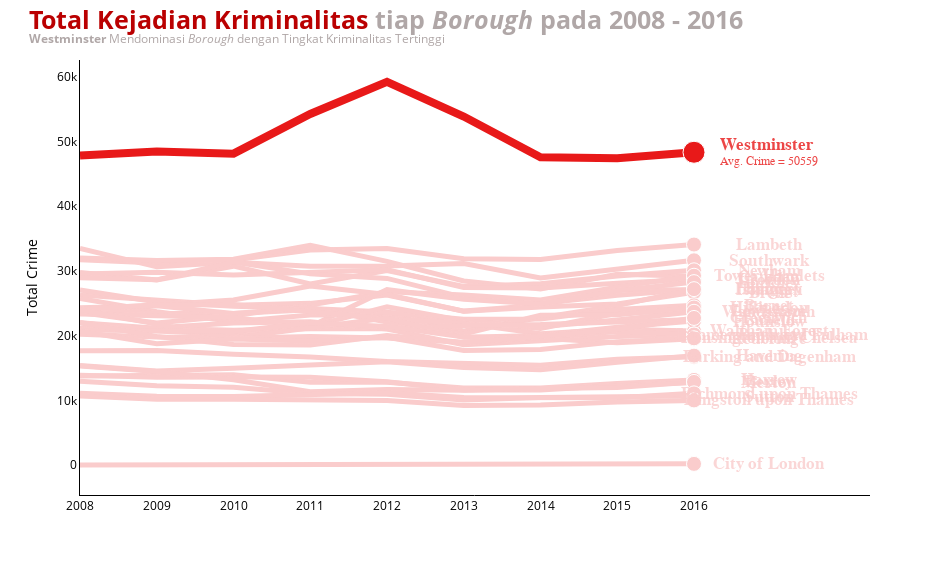

The code cell stored with this chart in its notebook:
### Code cell
# Definisikan warna garis
pick_color = ['#e81919'] + ['#facccc'] * (end_of_data.shape[0] - 1)

# Buat grafik line dasar
fig = px.line(
    total_crime_per_borough,
    x = 'year',
    y = 'total_crime',
    color = 'name',
    color_discrete_sequence = pick_color,
    hover_data = ['name']
)
# Edit Hover Template
fig.update_traces(
    hovertemplate = '%{customdata[0]}<br>%{x}<br><sup>Total Crime = %{y}</sup>',
    hoverlabel = dict(
        bgcolor = 'white',
        font = dict(
            size = 14,
            color = '#D19C4B'
        )
    )
)

# Definisikan tebal garis
tebal_garis = [8] + [5] * (end_of_data.shape[0] - 1)

# Penebalan Garis yang ingin di highlight
for trace, width in zip(fig.data, tebal_garis):
    if isinstance(trace, go.Scatter):
        trace.line.width = width
        
# Menambahkan titik diujung grafik
fig.add_trace(
    go.Scatter(
        x = end_of_data['year'],
        y = end_of_data['total_crime'],
        mode = 'markers',
        marker = dict(
            size =  [22] + [15] * (end_of_data.shape[0] - 1),
            color = pick_color,
            opacity = 1,
        ),
        text = end_of_data['name'],
        hovertemplate = "%{text}<br>%{x}<br><sup>Total Crime = %{y}</sup>"
    )
)

# Tambahkan annotation
for i in end_of_data['ranking']:
    if(i == end_of_data['ranking'].min()):
        teks = f"<b>{end_of_data[end_of_data['ranking'] == i]['name'].values[0]}</b><br><sup>Avg. Crime = {end_of_data[end_of_data['ranking'] == i]['avg_total_crime'].values[0]}</sup>"
    else:
        teks = f"<b>{end_of_data[end_of_data['ranking'] == i]['name'].values[0]}</b><br>"
    x = end_of_data[end_of_data['ranking'] == i]['year'].values[0]
    y = end_of_data[end_of_data['ranking'] == i]['avg_total_crime'].values[0]
    #"""
    fig.add_annotation(
        x = 8,
        y = end_of_data[end_of_data['ranking'] == i]['total_crime'].values[0],
        text = teks,
        showarrow = False,
        font = dict(
            size = 17,
            color = pick_color[i-1],
            family = "sans serif"
        ),
        align = 'left',
        xshift = 75,
        yshift = 0,
        opacity = 0.8
    )
    #"""
    
fig.update_layout(
    width = 950,
    height = 575,
    showlegend = False,
    plot_bgcolor = 'rgba(0, 0, 0, 0)',
    yaxis = dict(
        title = 'Total Crime',
        showline = True,
        linewidth = 1,
        color = '#000000',
        linecolor = '#000000'
    ),
    xaxis = dict(
        title = '',
        showline = True,
        linewidth = 1,
        color = '#000000',
        linecolor = '#000000'
    ),
    title = dict(
        text = '<b><span style="color:#BA0001">Total Kejadian Kriminalitas</span> tiap <i>Borough</i> pada 2008 - 2016</b><br><sup><sup><b>Westminster</b> Mendominasi <i>Borough</i> dengan Tingkat Kriminalitas Tertinggi</sup></sup>',
        font = dict(
            size = 25,
            color = '#B0A7A7'
        ),
        y = 0.95,
        x = 0.03
    )
)

fig.show()

### Figure 1 — Plotly figure (JSON) as saved in the notebook; plotly's stock layout.template omitted (floating-point values rounded to 4 significant figures)
{"data": [{"customdata": [["Westminster"], ["Westminster"], ["Westminster"], ["Westminster"], ["Westminster"], ["Westminster"], ["Westminster"], ["Westminster"], ["Westminster"]], "hoverlabel": {"bgcolor": "white", "font": {"color": "#D19C4B", "size": 14}}, "hovertemplate": "%{customdata[0]}<br>%{x}<br><sup>Total Crime = %{y}</sup>", "legendgroup": "Westminster", "line": {"color": "#e81919", "dash": "solid", "width": 8}, "marker": {"symbol": "circle"}, "mode": "lines", "name": "Westminster", "orientation": "v", "showlegend": true, "type": "scatter", "x": ["2008", "2009", "2010", "2011", "2012", "2013", "2014", "2015", "2016"], "xaxis": "x", "y": [47846, 48456, 48116, 54243, 59226, 53852, 47564, 47395, 48330], "yaxis": "y"}, {"customdata": [["Lambeth"], ["Lambeth"], ["Lambeth"], ["Lambeth"], ["Lambeth"], ["Lambeth"], ["Lambeth"], ["Lambeth"], ["Lambeth"]], "hoverlabel": {"bgcolor": "white", "font": {"color": "#D19C4B", "size": 14}}, "hovertemplate": "%{customdata[0]}<br>%{x}<br><sup>Total Crime = %{y}</sup>", "legendgroup": "Lambeth", "line": {"color": "#facccc", "dash": "solid", "width": 5}, "marker": {"symbol": "circle"}, "mode": "lines", "name": "Lambeth", "orientation": "v", "showlegend": true, "type": "scatter", "x": ["2008", "2009", "2010", "2011", "2012", "2013", "2014", "2015", "2016"], "xaxis": "x", "y": [31717, 31225, 31671, 33224, 33473, 31868, 31765, 33164, 34071], "yaxis": "y"}, {"customdata": [["Southwark"], ["Southwark"], ["Southwark"], ["Southwark"], ["Southwark"], ["Southwark"], ["Southwark"], ["Southwark"], ["Southwark"]], "hoverlabel": {"bgcolor": "white", "font": {"color": "#D19C4B", "size": 14}}, "hovertemplate": "%{customdata[0]}<br>%{x}<br><sup>Total Crime = %{y}</sup>", "legendgroup": "Southwark", "line": {"color": "#facccc", "dash": "solid", "width": 5}, "marker": {"symbol": "circle"}, "mode": "lines", "name": "Southwark", "orientation": "v", "showlegend": true, "type": "scatter", "x": ["2008", "2009", "2010", "2011", "2012", "2013", "2014", "2015", "2016"], "xaxis": "x", "y": [33470, 30623, 31320, 30723, 30737, 31128, 28912, 30260, 31636], "yaxis": "y"}, {"customdata": [["Camden"], ["Camden"], ["Camden"], ["Camden"], ["Camden"], ["Camden"], ["Camden"], ["Camden"], ["Camden"]], "hoverlabel": {"bgcolor": "white", "font": {"color": "#D19C4B", "size": 14}}, "hovertemplate": "%{customdata[0]}<br>%{x}<br><sup>Total Crime = %{y}</sup>", "legendgroup": "Camden", "line": {"color": "#facccc", "dash": "solid", "width": 5}, "marker": {"symbol": "circle"}, "mode": "lines", "name": "Camden", "orientation": "v", "showlegend": true, "type": "scatter", "x": ["2008", "2009", "2010", "2011", "2012", "2013", "2014", "2015", "2016"], "xaxis": "x", "y": [32010, 31612, 31804, 33956, 31472, 28435, 27198, 29477, 29183], "yaxis": "y"}, {"customdata": [["Newham"], ["Newham"], ["Newham"], ["Newham"], ["Newham"], ["Newham"], ["Newham"], ["Newham"], ["Newham"]], "hoverlabel": {"bgcolor": "white", "font": {"color": "#D19C4B", "size": 14}}, "hovertemplate": "%{customdata[0]}<br>%{x}<br><sup>Total Crime = %{y}</sup>", "legendgroup": "Newham", "line": {"color": "#facccc", "dash": "solid", "width": 5}, "marker": {"symbol": "circle"}, "mode": "lines", "name": "Newham", "orientation": "v", "showlegend": true, "type": "scatter", "x": ["2008", "2009", "2010", "2011", "2012", "2013", "2014", "2015", "2016"], "xaxis": "x", "y": [29752, 28610, 30728, 27978, 30067, 27577, 28005, 29217, 30090], "yaxis": "y"}, {"customdata": [["Croydon"], ["Croydon"], ["Croydon"], ["Croydon"], ["Croydon"], ["Croydon"], ["Croydon"], ["Croydon"], ["Croydon"]], "hoverlabel": {"bgcolor": "white", "font": {"color": "#D19C4B", "size": 14}}, "hovertemplate": "%{customdata[0]}<br>%{x}<br><sup>Total Crime = %{y}</sup>", "legendgroup": "Croydon", "line": {"color": "#facccc", "dash": "solid", "width": 5}, "marker": {"symbol": "circle"}, "mode": "lines", "name": "Croydon", "orientation": "v", "showlegend": true, "type": "scatter", "x": ["2008", "2009", "2010", "2011", "2012", "2013", "2014", "2015", "2016"], "xaxis": "x", "y": [29516, 29784, 29373, 29830, 30189, 27444, 27357, 28089, 28712], "yaxis": "y"}, {"customdata": [["Ealing"], ["Ealing"], ["Ealing"], ["Ealing"], ["Ealing"], ["Ealing"], ["Ealing"], ["Ealing"], ["Ealing"]], "hoverlabel": {"bgcolor": "white", "font": {"color": "#D19C4B", "size": 14}}, "hovertemplate": "%{customdata[0]}<br>%{x}<br><sup>Total Crime = %{y}</sup>", "legendgroup": "Ealing", "line": {"color": "#facccc", "dash": "solid", "width": 5}, "marker": {"symbol": "circle"}, "mode": "lines", "name": "Ealing", "orientation": "v", "showlegend": true, "type": "scatter", "x": ["2008", "2009", "2010", "2011", "2012", "2013", "2014", "2015", "2016"], "xaxis": "x", "y": [28947, 28617, 31360, 29537, 28832, 25917, 24978, 26247, 27127], "yaxis": "y"}, {"customdata": [["Islington"], ["Islington"], ["Islington"], ["Islington"], ["Islington"], ["Islington"], ["Islington"], ["Islington"], ["Islington"]], "hoverlabel": {"bgcolor": "white", "font": {"color": "#D19C4B", "size": 14}}, "hovertemplate": "%{customdata[0]}<br>%{x}<br><sup>Total Crime = %{y}</sup>", "legendgroup": "Islington", "line": {"color": "#facccc", "dash": "solid", "width": 5}, "marker": {"symbol": "circle"}, "mode": "lines", "name": "Islington", "orientation": "v", "showlegend": true, "type": "scatter", "x": ["2008", "2009", "2010", "2011", "2012", "2013", "2014", "2015", "2016"], "xaxis": "x", "y": [26273, 25485, 24693, 24980, 26268, 23784, 24679, 27032, 27092], "yaxis": "y"}, {"customdata": [["Tower Hamlets"], ["Tower Hamlets"], ["Tower Hamlets"], ["Tower Hamlets"], ["Tower Hamlets"], ["Tower Hamlets"], ["Tower Hamlets"], ["Tower Hamlets"], ["Tower Hamlets"]], "hoverlabel": {"bgcolor": "white", "font": {"color": "#D19C4B", "size": 14}}, "hovertemplate": "%{customdata[0]}<br>%{x}<br><sup>Total Crime = %{y}</sup>", "legendgroup": "Tower Hamlets", "line": {"color": "#facccc", "dash": "solid", "width": 5}, "marker": {"symbol": "circle"}, "mode": "lines", "name": "Tower Hamlets", "orientation": "v", "showlegend": true, "type": "scatter", "x": ["2008", "2009", "2010", "2011", "2012", "2013", "2014", "2015", "2016"], "xaxis": "x", "y": [23578, 21959, 23072, 24712, 26784, 26258, 25504, 27493, 29253], "yaxis": "y"}, {"customdata": [["Brent"], ["Brent"], ["Brent"], ["Brent"], ["Brent"], ["Brent"], ["Brent"], ["Brent"], ["Brent"]], "hoverlabel": {"bgcolor": "white", "font": {"color": "#D19C4B", "size": 14}}, "hovertemplate": "%{customdata[0]}<br>%{x}<br><sup>Total Crime = %{y}</sup>", "legendgroup": "Brent", "line": {"color": "#facccc", "dash": "solid", "width": 5}, "marker": {"symbol": "circle"}, "mode": "lines", "name": "Brent", "orientation": "v", "showlegend": true, "type": "scatter", "x": ["2008", "2009", "2010", "2011", "2012", "2013", "2014", "2015", "2016"], "xaxis": "x", "y": [23504, 24748, 25512, 27669, 26357, 23759, 24426, 24883, 26693], "yaxis": "y"}, {"customdata": [["Hackney"], ["Hackney"], ["Hackney"], ["Hackney"], ["Hackney"], ["Hackney"], ["Hackney"], ["Hackney"], ["Hackney"]], "hoverlabel": {"bgcolor": "white", "font": {"color": "#D19C4B", "size": 14}}, "hovertemplate": "%{customdata[0]}<br>%{x}<br><sup>Total Crime = %{y}</sup>", "legendgroup": "Hackney", "line": {"color": "#facccc", "dash": "solid", "width": 5}, "marker": {"symbol": "circle"}, "mode": "lines", "name": "Hackney", "orientation": "v", "showlegend": true, "type": "scatter", "x": ["2008", "2009", "2010", "2011", "2012", "2013", "2014", "2015", "2016"], "xaxis": "x", "y": [22004, 20718, 20175, 21395, 27095, 25633, 24893, 26941, 28265], "yaxis": "y"}, {"customdata": [["Lewisham"], ["Lewisham"], ["Lewisham"], ["Lewisham"], ["Lewisham"], ["Lewisham"], ["Lewisham"], ["Lewisham"], ["Lewisham"]], "hoverlabel": {"bgcolor": "white", "font": {"color": "#D19C4B", "size": 14}}, "hovertemplate": "%{customdata[0]}<br>%{x}<br><sup>Total Crime = %{y}</sup>", "legendgroup": "Lewisham", "line": {"color": "#facccc", "dash": "solid", "width": 5}, "marker": {"symbol": "circle"}, "mode": "lines", "name": "Lewisham", "orientation": "v", "showlegend": true, "type": "scatter", "x": ["2008", "2009", "2010", "2011", "2012", "2013", "2014", "2015", "2016"], "xaxis": "x", "y": [27054, 25182, 24532, 24201, 23652, 22074, 21101, 23437, 23904], "yaxis": "y"}, {"customdata": [["Haringey"], ["Haringey"], ["Haringey"], ["Haringey"], ["Haringey"], ["Haringey"], ["Haringey"], ["Haringey"], ["Haringey"]], "hoverlabel": {"bgcolor": "white", "font": {"color": "#D19C4B", "size": 14}}, "hovertemplate": "%{customdata[0]}<br>%{x}<br><sup>Total Crime = %{y}</sup>", "legendgroup": "Haringey", "line": {"color": "#facccc", "dash": "solid", "width": 5}, "marker": {"symbol": "circle"}, "mode": "lines", "name": "Haringey", "orientation": "v", "showlegend": true, "type": "scatter", "x": ["2008", "2009", "2010", "2011", "2012", "2013", "2014", "2015", "2016"], "xaxis": "x", "y": [25724, 23704, 22156, 23179, 23231, 20705, 22773, 24626, 27174], "yaxis": "y"}, {"customdata": [["Barnet"], ["Barnet"], ["Barnet"], ["Barnet"], ["Barnet"], ["Barnet"], ["Barnet"], ["Barnet"], ["Barnet"]], "hoverlabel": {"bgcolor": "white", "font": {"color": "#D19C4B", "size": 14}}, "hovertemplate": "%{customdata[0]}<br>%{x}<br><sup>Total Crime = %{y}</sup>", "legendgroup": "Barnet", "line": {"color": "#facccc", "dash": "solid", "width": 5}, "marker": {"symbol": "circle"}, "mode": "lines", "name": "Barnet", "orientation": "v", "showlegend": true, "type": "scatter", "x": ["2008", "2009", "2010", "2011", "2012", "2013", "2014", "2015", "2016"], "xaxis": "x", "y": [23944, 23449, 23416, 24007, 23573, 22510, 22572, 24036, 24684], "yaxis": "y"}, {"customdata": [["Hillingdon"], ["Hillingdon"], ["Hillingdon"], ["Hillingdon"], ["Hillingdon"], ["Hillingdon"], ["Hillingdon"], ["Hillingdon"], ["Hillingdon"]], "hoverlabel": {"bgcolor": "white", "font": {"color": "#D19C4B", "size": 14}}, "hovertemplate": "%{customdata[0]}<br>%{x}<br><sup>Total Crime = %{y}</sup>", "legendgroup": "Hillingdon", "line": {"color": "#facccc", "dash": "solid", "width": 5}, "marker": {"symbol": "circle"}, "mode": "lines", "name": "Hillingdon", "orientation": "v", "showlegend": true, "type": "scatter", "x": ["2008", "2009", "2010", "2011", "2012", "2013", "2014", "2015", "2016"], "xaxis": "x", "y": [24318, 24605, 23421, 24282, 22103, 20248, 23128, 23234, 24341], "yaxis": "y"}, {"customdata": [["Wandsworth"], ["Wandsworth"], ["Wandsworth"], ["Wandsworth"], ["Wandsworth"], ["Wandsworth"], ["Wandsworth"], ["Wandsworth"], ["Wandsworth"]], "hoverlabel": {"bgcolor": "white", "font": {"color": "#D19C4B", "size": 14}}, "hovertemplate": "%{customdata[0]}<br>%{x}<br><sup>Total Crime = %{y}</sup>", "legendgroup": "Wandsworth", "line": {"color": "#facccc", "dash": "solid", "width": 5}, "marker": {"symbol": "circle"}, "mode": "lines", "name": "Wandsworth", "orientation": "v", "showlegend": true, "type": "scatter", "x": ["2008", "2009", "2010", "2011", "2012", "2013", "2014", "2015", "2016"], "xaxis": "x", "y": [23330, 23021, 22815, 21384, 24457, 22290, 21364, 22401, 23679], "yaxis": "y"}, {"customdata": [["Waltham Forest"], ["Waltham Forest"], ["Waltham Forest"], ["Waltham Forest"], ["Waltham Forest"], ["Waltham Forest"], ["Waltham Forest"], ["Waltham Forest"], ["Waltham Forest"]], "hoverlabel": {"bgcolor": "white", "font": {"color": "#D19C4B", "size": 14}}, "hovertemplate": "%{customdata[0]}<br>%{x}<br><sup>Total Crime = %{y}</sup>", "legendgroup": "Waltham Forest", "line": {"color": "#facccc", "dash": "solid", "width": 5}, "marker": {"symbol": "circle"}, "mode": "lines", "name": "Waltham Forest", "orientation": "v", "showlegend": true, "type": "scatter", "x": ["2008", "2009", "2010", "2011", "2012", "2013", "2014", "2015", "2016"], "xaxis": "x", "y": [24080, 24761, 24818, 23714, 22647, 21903, 20271, 20969, 20716], "yaxis": "y"}, {"customdata": [["Enfield"], ["Enfield"], ["Enfield"], ["Enfield"], ["Enfield"], ["Enfield"], ["Enfield"], ["Enfield"], ["Enfield"]], "hoverlabel": {"bgcolor": "white", "font": {"color": "#D19C4B", "size": 14}}, "hovertemplate": "%{customdata[0]}<br>%{x}<br><sup>Total Crime = %{y}</sup>", "legendgroup": "Enfield", "line": {"color": "#facccc", "dash": "solid", "width": 5}, "marker": {"symbol": "circle"}, "mode": "lines", "name": "Enfield", "orientation": "v", "showlegend": true, "type": "scatter", "x": ["2008", "2009", "2010", "2011", "2012", "2013", "2014", "2015", "2016"], "xaxis": "x", "y": [21980, 21147, 20808, 21041, 21069, 21574, 21700, 22076, 22485], "yaxis": "y"}, {"customdata": [["Hounslow"], ["Hounslow"], ["Hounslow"], ["Hounslow"], ["Hounslow"], ["Hounslow"], ["Hounslow"], ["Hounslow"], ["Hounslow"]], "hoverlabel": {"bgcolor": "white", "font": {"color": "#D19C4B", "size": 14}}, "hovertemplate": "%{customdata[0]}<br>%{x}<br><sup>Total Crime = %{y}</sup>", "legendgroup": "Hounslow", "line": {"color": "#facccc", "dash": "solid", "width": 5}, "marker": {"symbol": "circle"}, "mode": "lines", "name": "Hounslow", "orientation": "v", "showlegend": true, "type": "scatter", "x": ["2008", "2009", "2010", "2011", "2012", "2013", "2014", "2015", "2016"], "xaxis": "x", "y": [20204, 19783, 19665, 21105, 22724, 19749, 20005, 21286, 22251], "yaxis": "y"}, {"customdata": [["Hammersmith and Fulham"], ["Hammersmith and Fulham"], ["Hammersmith and Fulham"], ["Hammersmith and Fulham"], ["Hammersmith and Fulham"], ["Hammersmith and Fulham"], ["Hammersmith and Fulham"], ["Hammersmith and Fulham"], ["Hammersmith and Fulham"]], "hoverlabel": {"bgcolor": "white", "font": {"color": "#D19C4B", "size": 14}}, "hovertemplate": "%{customdata[0]}<br>%{x}<br><sup>Total Crime = %{y}</sup>", "legendgroup": "Hammersmith and Fulham", "line": {"color": "#facccc", "dash": "solid", "width": 5}, "marker": {"symbol": "circle"}, "mode": "lines", "name": "Hammersmith and Fulham", "orientation": "v", "showlegend": true, "type": "scatter", "x": ["2008", "2009", "2010", "2011", "2012", "2013", "2014", "2015", "2016"], "xaxis": "x", "y": [21114, 21211, 21941, 22151, 21030, 18605, 19185, 19848, 20174], "yaxis": "y"}, {"customdata": [["Bromley"], ["Bromley"], ["Bromley"], ["Bromley"], ["Bromley"], ["Bromley"], ["Bromley"], ["Bromley"], ["Bromley"]], "hoverlabel": {"bgcolor": "white", "font": {"color": "#D19C4B", "size": 14}}, "hovertemplate": "%{customdata[0]}<br>%{x}<br><sup>Total Crime = %{y}</sup>", "legendgroup": "Bromley", "line": {"color": "#facccc", "dash": "solid", "width": 5}, "marker": {"symbol": "circle"}, "mode": "lines", "name": "Bromley", "orientation": "v", "showlegend": true, "type": "scatter", "x": ["2008", "2009", "2010", "2011", "2012", "2013", "2014", "2015", "2016"], "xaxis": "x", "y": [24015, 21858, 19572, 19868, 19622, 18945, 19668, 20637, 20164], "yaxis": "y"}, {"customdata": [["Redbridge"], ["Redbridge"], ["Redbridge"], ["Redbridge"], ["Redbridge"], ["Redbridge"], ["Redbridge"], ["Redbridge"], ["Redbridge"]], "hoverlabel": {"bgcolor": "white", "font": {"color": "#D19C4B", "size": 14}}, "hovertemplate": "%{customdata[0]}<br>%{x}<br><sup>Total Crime = %{y}</sup>", "legendgroup": "Redbridge", "line": {"color": "#facccc", "dash": "solid", "width": 5}, "marker": {"symbol": "circle"}, "mode": "lines", "name": "Redbridge", "orientation": "v", "showlegend": true, "type": "scatter", "x": ["2008", "2009", "2010", "2011", "2012", "2013", "2014", "2015", "2016"], "xaxis": "x", "y": [20873, 20837, 20652, 21994, 21424, 19793, 19590, 18897, 19502], "yaxis": "y"}, {"customdata": [["Greenwich"], ["Greenwich"], ["Greenwich"], ["Greenwich"], ["Greenwich"], ["Greenwich"], ["Greenwich"], ["Greenwich"], ["Greenwich"]], "hoverlabel": {"bgcolor": "white", "font": {"color": "#D19C4B", "size": 14}}, "hovertemplate": "%{customdata[0]}<br>%{x}<br><sup>Total Crime = %{y}</sup>", "legendgroup": "Greenwich", "line": {"color": "#facccc", "dash": "solid", "width": 5}, "marker": {"symbol": "circle"}, "mode": "lines", "name": "Greenwich", "orientation": "v", "showlegend": true, "type": "scatter", "x": ["2008", "2009", "2010", "2011", "2012", "2013", "2014", "2015", "2016"], "xaxis": "x", "y": [22010, 19851, 18626, 18552, 20028, 18948, 19894, 20929, 22730], "yaxis": "y"}, {"customdata": [["Kensington and Chelsea"], ["Kensington and Chelsea"], ["Kensington and Chelsea"], ["Kensington and Chelsea"], ["Kensington and Chelsea"], ["Kensington and Chelsea"], ["Kensington and Chelsea"], ["Kensington and Chelsea"], ["Kensington and Chelsea"]], "hoverlabel": {"bgcolor": "white", "font": {"color": "#D19C4B", "size": 14}}, "hovertemplate": "%{customdata[0]}<br>%{x}<br><sup>Total Crime = %{y}</sup>", "legendgroup": "Kensington and Chelsea", "line": {"color": "#facccc", "dash": "solid", "width": 5}, "marker": {"symbol": "circle"}, "mode": "lines", "name": "Kensington and Chelsea", "orientation": "v", "showlegend": true, "type": "scatter", "x": ["2008", "2009", "2010", "2011", "2012", "2013", "2014", "2015", "2016"], "xaxis": "x", "y": [20663, 18742, 19481, 19146, 19757, 17702, 17840, 19070, 19580], "yaxis": "y"}, {"customdata": [["Barking and Dagenham"], ["Barking and Dagenham"], ["Barking and Dagenham"], ["Barking and Dagenham"], ["Barking and Dagenham"], ["Barking and Dagenham"], ["Barking and Dagenham"], ["Barking and Dagenham"], ["Barking and Dagenham"]], "hoverlabel": {"bgcolor": "white", "font": {"color": "#D19C4B", "size": 14}}, "hovertemplate": "%{customdata[0]}<br>%{x}<br><sup>Total Crime = %{y}</sup>", "legendgroup": "Barking and Dagenham", "line": {"color": "#facccc", "dash": "solid", "width": 5}, "marker": {"symbol": "circle"}, "mode": "lines", "name": "Barking and Dagenham", "orientation": "v", "showlegend": true, "type": "scatter", "x": ["2008", "2009", "2010", "2011", "2012", "2013", "2014", "2015", "2016"], "xaxis": "x", "y": [17656, 17713, 17130, 16686, 15990, 15759, 15426, 16346, 16741], "yaxis": "y"}, {"customdata": [["Havering"], ["Havering"], ["Havering"], ["Havering"], ["Havering"], ["Havering"], ["Havering"], ["Havering"], ["Havering"]], "hoverlabel": {"bgcolor": "white", "font": {"color": "#D19C4B", "size": 14}}, "hovertemplate": "%{customdata[0]}<br>%{x}<br><sup>Total Crime = %{y}</sup>", "legendgroup": "Havering", "line": {"color": "#facccc", "dash": "solid", "width": 5}, "marker": {"symbol": "circle"}, "mode": "lines", "name": "Havering", "orientation": "v", "showlegend": true, "type": "scatter", "x": ["2008", "2009", "2010", "2011", "2012", "2013", "2014", "2015", "2016"], "xaxis": "x", "y": [15395, 14538, 14957, 15496, 15965, 15089, 14734, 15870, 16903], "yaxis": "y"}, {"customdata": [["Harrow"], ["Harrow"], ["Harrow"], ["Harrow"], ["Harrow"], ["Harrow"], ["Harrow"], ["Harrow"], ["Harrow"]], "hoverlabel": {"bgcolor": "white", "font": {"color": "#D19C4B", "size": 14}}, "hovertemplate": "%{customdata[0]}<br>%{x}<br><sup>Total Crime = %{y}</sup>", "legendgroup": "Harrow", "line": {"color": "#facccc", "dash": "solid", "width": 5}, "marker": {"symbol": "circle"}, "mode": "lines", "name": "Harrow", "orientation": "v", "showlegend": true, "type": "scatter", "x": ["2008", "2009", "2010", "2011", "2012", "2013", "2014", "2015", "2016"], "xaxis": "x", "y": [13774, 13948, 13945, 12801, 12803, 11914, 11909, 12601, 13153], "yaxis": "y"}, {"customdata": [["Merton"], ["Merton"], ["Merton"], ["Merton"], ["Merton"], ["Merton"], ["Merton"], ["Merton"], ["Merton"]], "hoverlabel": {"bgcolor": "white", "font": {"color": "#D19C4B", "size": 14}}, "hovertemplate": "%{customdata[0]}<br>%{x}<br><sup>Total Crime = %{y}</sup>", "legendgroup": "Merton", "line": {"color": "#facccc", "dash": "solid", "width": 5}, "marker": {"symbol": "circle"}, "mode": "lines", "name": "Merton", "orientation": "v", "showlegend": true, "type": "scatter", "x": ["2008", "2009", "2010", "2011", "2012", "2013", "2014", "2015", "2016"], "xaxis": "x", "y": [13875, 13561, 13595, 13548, 12856, 11595, 11596, 12273, 12755], "yaxis": "y"}, {"customdata": [["Bexley"], ["Bexley"], ["Bexley"], ["Bexley"], ["Bexley"], ["Bexley"], ["Bexley"], ["Bexley"], ["Bexley"]], "hoverlabel": {"bgcolor": "white", "font": {"color": "#D19C4B", "size": 14}}, "hovertemplate": "%{customdata[0]}<br>%{x}<br><sup>Total Crime = %{y}</sup>", "legendgroup": "Bexley", "line": {"color": "#facccc", "dash": "solid", "width": 5}, "marker": {"symbol": "circle"}, "mode": "lines", "name": "Bexley", "orientation": "v", "showlegend": true, "type": "scatter", "x": ["2008", "2009", "2010", "2011", "2012", "2013", "2014", "2015", "2016"], "xaxis": "x", "y": [15305, 14445, 13166, 11325, 11669, 11552, 11844, 11990, 12840], "yaxis": "y"}, {"customdata": [["Sutton"], ["Sutton"], ["Sutton"], ["Sutton"], ["Sutton"], ["Sutton"], ["Sutton"], ["Sutton"], ["Sutton"]], "hoverlabel": {"bgcolor": "white", "font": {"color": "#D19C4B", "size": 14}}, "hovertemplate": "%{customdata[0]}<br>%{x}<br><sup>Total Crime = %{y}</sup>", "legendgroup": "Sutton", "line": {"color": "#facccc", "dash": "solid", "width": 5}, "marker": {"symbol": "circle"}, "mode": "lines", "name": "Sutton", "orientation": "v", "showlegend": true, "type": "scatter", "x": ["2008", "2009", "2010", "2011", "2012", "2013", "2014", "2015", "2016"], "xaxis": "x", "y": [12943, 12240, 12032, 11068, 10948, 10057, 10443, 10598, 10658], "yaxis": "y"}, {"customdata": [["Richmond upon Thames"], ["Richmond upon Thames"], ["Richmond upon Thames"], ["Richmond upon Thames"], ["Richmond upon Thames"], ["Richmond upon Thames"], ["Richmond upon Thames"], ["Richmond upon Thames"], ["Richmond upon Thames"]], "hoverlabel": {"bgcolor": "white", "font": {"color": "#D19C4B", "size": 14}}, "hovertemplate": "%{customdata[0]}<br>%{x}<br><sup>Total Crime = %{y}</sup>", "legendgroup": "Richmond upon Thames", "line": {"color": "#facccc", "dash": "solid", "width": 5}, "marker": {"symbol": "circle"}, "mode": "lines", "name": "Richmond upon Thames", "orientation": "v", "showlegend": true, "type": "scatter", "x": ["2008", "2009", "2010", "2011", "2012", "2013", "2014", "2015", "2016"], "xaxis": "x", "y": [11106, 10618, 10601, 10896, 11168, 10439, 10456, 10413, 11074], "yaxis": "y"}, {"customdata": [["Kingston upon Thames"], ["Kingston upon Thames"], ["Kingston upon Thames"], ["Kingston upon Thames"], ["Kingston upon Thames"], ["Kingston upon Thames"], ["Kingston upon Thames"], ["Kingston upon Thames"], ["Kingston upon Thames"]], "hoverlabel": {"bgcolor": "white", "font": {"color": "#D19C4B", "size": 14}}, "hovertemplate": "%{customdata[0]}<br>%{x}<br><sup>Total Crime = %{y}</sup>", "legendgroup": "Kingston upon Thames", "line": {"color": "#facccc", "dash": "solid", "width": 5}, "marker": {"symbol": "circle"}, "mode": "lines", "name": "Kingston upon Thames", "orientation": "v", "showlegend": true, "type": "scatter", "x": ["2008", "2009", "2010", "2011", "2012", "2013", "2014", "2015", "2016"], "xaxis": "x", "y": [10661, 10163, 10171, 10155, 9956, 9191, 9288, 9738, 9983], "yaxis": "y"}, {"customdata": [["City of London"], ["City of London"], ["City of London"], ["City of London"], ["City of London"], ["City of London"], ["City of London"], ["City of London"], ["City of London"]], "hoverlabel": {"bgcolor": "white", "font": {"color": "#D19C4B", "size": 14}}, "hovertemplate": "%{customdata[0]}<br>%{x}<br><sup>Total Crime = %{y}</sup>", "legendgroup": "City of London", "line": {"color": "#facccc", "dash": "solid", "width": 5}, "marker": {"symbol": "circle"}, "mode": "lines", "name": "City of London", "orientation": "v", "showlegend": true, "type": "scatter", "x": ["2008", "2009", "2010", "2011", "2012", "2013", "2014", "2015", "2016"], "xaxis": "x", "y": [0, 0, 0, 69, 157, 110, 115, 151, 178], "yaxis": "y"}, {"hovertemplate": "%{text}<br>%{x}<br><sup>Total Crime = %{y}</sup>", "marker": {"color": ["#e81919", "#facccc", "#facccc", "#facccc", "#facccc", "#facccc", "#facccc", "#facccc", "#facccc", "#facccc", "#facccc", "#facccc", "#facccc", "#facccc", "#facccc", "#facccc", "#facccc", "#facccc", "#facccc", "#facccc", "#facccc", "#facccc", "#facccc", "#facccc", "#facccc", "#facccc", "#facccc", "#facccc", "#facccc", "#facccc", "#facccc", "#facccc", "#facccc"], "opacity": 1, "size": [22, 15, 15, 15, 15, 15, 15, 15, 15, 15, 15, 15, 15, 15, 15, 15, 15, 15, 15, 15, 15, 15, 15, 15, 15, 15, 15, 15, 15, 15, 15, 15, 15]}, "mode": "markers", "text": ["Westminster", "Lambeth", "Southwark", "Camden", "Newham", "Croydon", "Ealing", "Islington", "Tower Hamlets", "Brent", "Hackney", "Lewisham", "Haringey", "Barnet", "Hillingdon", "Wandsworth", "Waltham Forest", "Enfield", "Hounslow", "Hammersmith and Fulham", "Bromley", "Redbridge", "Greenwich", "Kensington and Chelsea", "Barking and Dagenham", "Havering", "Harrow", "Merton", "Bexley", "Sutton", "Richmond upon Thames", "Kingston upon Thames", "City of London"], "type": "scatter", "x": ["2016", "2016", "2016", "2016", "2016", "2016", "2016", "2016", "2016", "2016", "2016", "2016", "2016", "2016", "2016", "2016", "2016", "2016", "2016", "2016", "2016", "2016", "2016", "2016", "2016", "2016", "2016", "2016", "2016", "2016", "2016", "2016", "2016"], "y": [48330, 34071, 31636, 29183, 30090, 28712, 27127, 27092, 29253, 26693, 28265, 23904, 27174, 24684, 24341, 23679, 20716, 22485, 22251, 20174, 20164, 19502, 22730, 19580, 16741, 16903, 13153, 12755, 12840, 10658, 11074, 9983, 178]}], "layout": {"annotations": [{"align": "left", "font": {"color": "#e81919", "family": "sans serif", "size": 17}, "opacity": 0.8, "showarrow": false, "text": "<b>Westminster</b><br><sup>Avg. Crime = 50559</sup>", "x": 8, "xshift": 75, "y": 48330, "yshift": 0}, {"align": "left", "font": {"color": "#facccc", "family": "sans serif", "size": 17}, "opacity": 0.8, "showarrow": false, "text": "<b>Lambeth</b><br>", "x": 8, "xshift": 75, "y": 34071, "yshift": 0}, {"align": "left", "font": {"color": "#facccc", "family": "sans serif", "size": 17}, "opacity": 0.8, "showarrow": false, "text": "<b>Southwark</b><br>", "x": 8, "xshift": 75, "y": 31636, "yshift": 0}, {"align": "left", "font": {"color": "#facccc", "family": "sans serif", "size": 17}, "opacity": 0.8, "showarrow": false, "text": "<b>Camden</b><br>", "x": 8, "xshift": 75, "y": 29183, "yshift": 0}, {"align": "left", "font": {"color": "#facccc", "family": "sans serif", "size": 17}, "opacity": 0.8, "showarrow": false, "text": "<b>Newham</b><br>", "x": 8, "xshift": 75, "y": 30090, "yshift": 0}, {"align": "left", "font": {"color": "#facccc", "family": "sans serif", "size": 17}, "opacity": 0.8, "showarrow": false, "text": "<b>Croydon</b><br>", "x": 8, "xshift": 75, "y": 28712, "yshift": 0}, {"align": "left", "font": {"color": "#facccc", "family": "sans serif", "size": 17}, "opacity": 0.8, "showarrow": false, "text": "<b>Ealing</b><br>", "x": 8, "xshift": 75, "y": 27127, "yshift": 0}, {"align": "left", "font": {"color": "#facccc", "family": "sans serif", "size": 17}, "opacity": 0.8, "showarrow": false, "text": "<b>Islington</b><br>", "x": 8, "xshift": 75, "y": 27092, "yshift": 0}, {"align": "left", "font": {"color": "#facccc", "family": "sans serif", "size": 17}, "opacity": 0.8, "showarrow": false, "text": "<b>Tower Hamlets</b><br>", "x": 8, "xshift": 75, "y": 29253, "yshift": 0}, {"align": "left", "font": {"color": "#facccc", "family": "sans serif", "size": 17}, "opacity": 0.8, "showarrow": false, "text": "<b>Brent</b><br>", "x": 8, "xshift": 75, "y": 26693, "yshift": 0}, {"align": "left", "font": {"color": "#facccc", "family": "sans serif", "size": 17}, "opacity": 0.8, "showarrow": false, "text": "<b>Hackney</b><br>", "x": 8, "xshift": 75, "y": 28265, "yshift": 0}, {"align": "left", "font": {"color": "#facccc", "family": "sans serif", "size": 17}, "opacity": 0.8, "showarrow": false, "text": "<b>Lewisham</b><br>", "x": 8, "xshift": 75, "y": 23904, "yshift": 0}, {"align": "left", "font": {"color": "#facccc", "family": "sans serif", "size": 17}, "opacity": 0.8, "showarrow": false, "text": "<b>Haringey</b><br>", "x": 8, "xshift": 75, "y": 27174, "yshift": 0}, {"align": "left", "font": {"color": "#facccc", "family": "sans serif", "size": 17}, "opacity": 0.8, "showarrow": false, "text": "<b>Barnet</b><br>", "x": 8, "xshift": 75, "y": 24684, "yshift": 0}, {"align": "left", "font": {"color": "#facccc", "family": "sans serif", "size": 17}, "opacity": 0.8, "showarrow": false, "text": "<b>Hillingdon</b><br>", "x": 8, "xshift": 75, "y": 24341, "yshift": 0}, {"align": "left", "font": {"color": "#facccc", "family": "sans serif", "size": 17}, "opacity": 0.8, "showarrow": false, "text": "<b>Wandsworth</b><br>", "x": 8, "xshift": 75, "y": 23679, "yshift": 0}, {"align": "left", "font": {"color": "#facccc", "family": "sans serif", "size": 17}, "opacity": 0.8, "showarrow": false, "text": "<b>Waltham Forest</b><br>", "x": 8, "xshift": 75, "y": 20716, "yshift": 0}, {"align": "left", "font": {"color": "#facccc", "family": "sans serif", "size": 17}, "opacity": 0.8, "showarrow": false, "text": "<b>Enfield</b><br>", "x": 8, "xshift": 75, "y": 22485, "yshift": 0}, {"align": "left", "font": {"color": "#facccc", "family": "sans serif", "size": 17}, "opacity": 0.8, "showarrow": false, "text": "<b>Hounslow</b><br>", "x": 8, "xshift": 75, "y": 22251, "yshift": 0}, {"align": "left", "font": {"color": "#facccc", "family": "sans serif", "size": 17}, "opacity": 0.8, "showarrow": false, "text": "<b>Hammersmith and Fulham</b><br>", "x": 8, "xshift": 75, "y": 20174, "yshift": 0}, {"align": "left", "font": {"color": "#facccc", "family": "sans serif", "size": 17}, "opacity": 0.8, "showarrow": false, "text": "<b>Bromley</b><br>", "x": 8, "xshift": 75, "y": 20164, "yshift": 0}, {"align": "left", "font": {"color": "#facccc", "family": "sans serif", "size": 17}, "opacity": 0.8, "showarrow": false, "text": "<b>Redbridge</b><br>", "x": 8, "xshift": 75, "y": 19502, "yshift": 0}, {"align": "left", "font": {"color": "#facccc", "family": "sans serif", "size": 17}, "opacity": 0.8, "showarrow": false, "text": "<b>Greenwich</b><br>", "x": 8, "xshift": 75, "y": 22730, "yshift": 0}, {"align": "left", "font": {"color": "#facccc", "family": "sans serif", "size": 17}, "opacity": 0.8, "showarrow": false, "text": "<b>Kensington and Chelsea</b><br>", "x": 8, "xshift": 75, "y": 19580, "yshift": 0}, {"align": "left", "font": {"color": "#facccc", "family": "sans serif", "size": 17}, "opacity": 0.8, "showarrow": false, "text": "<b>Barking and Dagenham</b><br>", "x": 8, "xshift": 75, "y": 16741, "yshift": 0}, {"align": "left", "font": {"color": "#facccc", "family": "sans serif", "size": 17}, "opacity": 0.8, "showarrow": false, "text": "<b>Havering</b><br>", "x": 8, "xshift": 75, "y": 16903, "yshift": 0}, {"align": "left", "font": {"color": "#facccc", "family": "sans serif", "size": 17}, "opacity": 0.8, "showarrow": false, "text": "<b>Harrow</b><br>", "x": 8, "xshift": 75, "y": 13153, "yshift": 0}, {"align": "left", "font": {"color": "#facccc", "family": "sans serif", "size": 17}, "opacity": 0.8, "showarrow": false, "text": "<b>Merton</b><br>", "x": 8, "xshift": 75, "y": 12755, "yshift": 0}, {"align": "left", "font": {"color": "#facccc", "family": "sans serif", "size": 17}, "opacity": 0.8, "showarrow": false, "text": "<b>Bexley</b><br>", "x": 8, "xshift": 75, "y": 12840, "yshift": 0}, {"align": "left", "font": {"color": "#facccc", "family": "sans serif", "size": 17}, "opacity": 0.8, "showarrow": false, "text": "<b>Sutton</b><br>", "x": 8, "xshift": 75, "y": 10658, "yshift": 0}, {"align": "left", "font": {"color": "#facccc", "family": "sans serif", "size": 17}, "opacity": 0.8, "showarrow": false, "text": "<b>Richmond upon Thames</b><br>", "x": 8, "xshift": 75, "y": 11074, "yshift": 0}, {"align": "left", "font": {"color": "#facccc", "family": "sans serif", "size": 17}, "opacity": 0.8, "showarrow": false, "text": "<b>Kingston upon Thames</b><br>", "x": 8, "xshift": 75, "y": 9983, "yshift": 0}, {"align": "left", "font": {"color": "#facccc", "family": "sans serif", "size": 17}, "opacity": 0.8, "showarrow": false, "text": "<b>City of London</b><br>", "x": 8, "xshift": 75, "y": 178, "yshift": 0}], "height": 575, "legend": {"title": {"text": "name"}, "tracegroupgap": 0}, "margin": {"t": 60}, "plot_bgcolor": "rgba(0, 0, 0, 0)", "showlegend": false, "title": {"font": {"color": "#B0A7A7", "size": 25}, "text": "<b><span style=\"color:#BA0001\">Total Kejadian Kriminalitas</span> tiap <i>Borough</i> pada 2008 - 2016</b><br><sup><sup><b>Westminster</b> Mendominasi <i>Borough</i> dengan Tingkat Kriminalitas Tertinggi</sup></sup>", "x": 0.03, "y": 0.95}, "width": 950, "xaxis": {"anchor": "y", "color": "#000000", "domain": [0, 1], "linecolor": "#000000", "linewidth": 1, "showline": true, "title": {"text": ""}}, "yaxis": {"anchor": "x", "color": "#000000", "domain": [0, 1], "linecolor": "#000000", "linewidth": 1, "showline": true, "title": {"text": "Total Crime"}}}}
